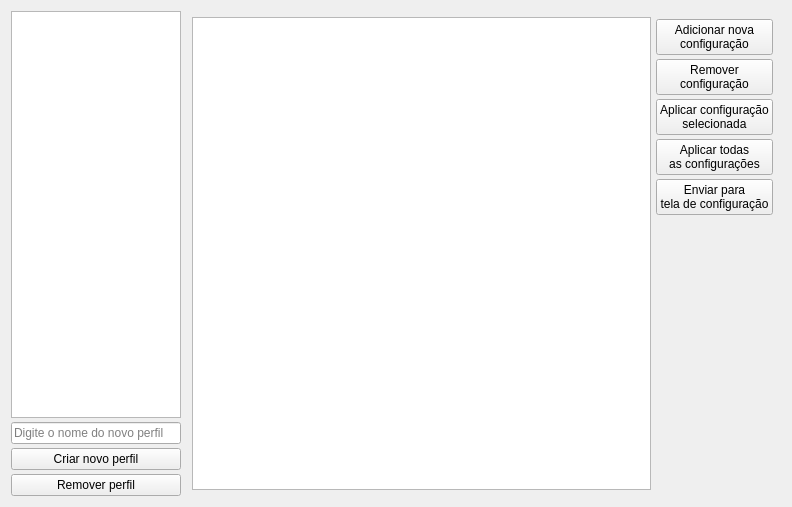
<?xml version="1.0" encoding="UTF-8"?>
<ui version="4.0">
 <class>gameProfileWidgetForm</class>
 <widget class="QWidget" name="gameProfileWidgetForm">
  <property name="geometry">
   <rect>
    <x>0</x>
    <y>0</y>
    <width>792</width>
    <height>507</height>
   </rect>
  </property>
  <property name="windowTitle">
   <string>Form</string>
  </property>
  <layout class="QGridLayout" name="gridLayout">
   <item row="0" column="0">
    <widget class="QWidget" name="gameProfileContainer" native="true">
     <layout class="QHBoxLayout" name="horizontalLayout" stretch="4,14">
      <property name="spacing">
       <number>5</number>
      </property>
      <property name="leftMargin">
       <number>0</number>
      </property>
      <property name="topMargin">
       <number>0</number>
      </property>
      <property name="rightMargin">
       <number>0</number>
      </property>
      <property name="bottomMargin">
       <number>0</number>
      </property>
      <item>
       <widget class="QWidget" name="gameProfileListContainer" native="true">
        <layout class="QVBoxLayout" name="verticalLayout">
         <property name="spacing">
          <number>4</number>
         </property>
         <property name="leftMargin">
          <number>0</number>
         </property>
         <property name="topMargin">
          <number>0</number>
         </property>
         <property name="rightMargin">
          <number>0</number>
         </property>
         <property name="bottomMargin">
          <number>0</number>
         </property>
         <item>
          <widget class="QListWidget" name="gameProfileList">
           <property name="resizeMode">
            <enum>QListView::ResizeMode::Adjust</enum>
           </property>
           <property name="spacing">
            <number>4</number>
           </property>
           <property name="viewMode">
            <enum>QListView::ViewMode::ListMode</enum>
           </property>
           <property name="uniformItemSizes">
            <bool>false</bool>
           </property>
          </widget>
         </item>
         <item>
          <widget class="QLineEdit" name="gameProfileLineEdit">
           <property name="text">
            <string/>
           </property>
           <property name="maxLength">
            <number>32</number>
           </property>
           <property name="placeholderText">
            <string>Digite o nome do novo perfil</string>
           </property>
          </widget>
         </item>
         <item>
          <widget class="QPushButton" name="newGameProfileButton">
           <property name="text">
            <string>Criar novo perfil</string>
           </property>
          </widget>
         </item>
         <item>
          <widget class="QPushButton" name="deleteGameProfileButton">
           <property name="text">
            <string>Remover perfil</string>
           </property>
          </widget>
         </item>
        </layout>
       </widget>
      </item>
      <item>
       <widget class="QWidget" name="controlContainer" native="true">
        <layout class="QHBoxLayout" name="horizontalLayout_2" stretch="2,0">
         <property name="spacing">
          <number>3</number>
         </property>
         <property name="leftMargin">
          <number>6</number>
         </property>
         <property name="topMargin">
          <number>6</number>
         </property>
         <property name="rightMargin">
          <number>6</number>
         </property>
         <property name="bottomMargin">
          <number>6</number>
         </property>
         <item>
          <widget class="QListWidget" name="cardListWidget">
           <property name="verticalScrollBarPolicy">
            <enum>Qt::ScrollBarPolicy::ScrollBarAlwaysOff</enum>
           </property>
           <property name="horizontalScrollBarPolicy">
            <enum>Qt::ScrollBarPolicy::ScrollBarAlwaysOff</enum>
           </property>
           <property name="flow">
            <enum>QListView::Flow::LeftToRight</enum>
           </property>
           <property name="resizeMode">
            <enum>QListView::ResizeMode::Adjust</enum>
           </property>
           <property name="spacing">
            <number>5</number>
           </property>
           <property name="viewMode">
            <enum>QListView::ViewMode::IconMode</enum>
           </property>
           <property name="uniformItemSizes">
            <bool>true</bool>
           </property>
          </widget>
         </item>
         <item>
          <widget class="QWidget" name="cardButtonContainer" native="true">
           <layout class="QVBoxLayout" name="verticalLayout_2" stretch="0,0,0,0,0,0">
            <property name="spacing">
             <number>4</number>
            </property>
            <property name="leftMargin">
             <number>2</number>
            </property>
            <property name="topMargin">
             <number>2</number>
            </property>
            <property name="rightMargin">
             <number>2</number>
            </property>
            <property name="bottomMargin">
             <number>2</number>
            </property>
            <item>
             <widget class="QPushButton" name="addNewCardButton">
              <property name="text">
               <string>Adicionar nova
configuração</string>
              </property>
              <property name="autoDefault">
               <bool>false</bool>
              </property>
              <property name="default">
               <bool>false</bool>
              </property>
              <property name="flat">
               <bool>false</bool>
              </property>
             </widget>
            </item>
            <item>
             <widget class="QPushButton" name="deleteCardButton">
              <property name="text">
               <string>Remover
configuração</string>
              </property>
             </widget>
            </item>
            <item>
             <widget class="QPushButton" name="applySelectedCardButton">
              <property name="text">
               <string>Aplicar configuração
selecionada</string>
              </property>
             </widget>
            </item>
            <item>
             <widget class="QPushButton" name="applyAllCardsButton">
              <property name="text">
               <string>Aplicar todas
as configurações</string>
              </property>
             </widget>
            </item>
            <item>
             <widget class="QPushButton" name="sendToConfigScreenButton">
              <property name="text">
               <string>Enviar para
tela de configuração</string>
              </property>
             </widget>
            </item>
            <item>
             <spacer name="verticalSpacer">
              <property name="orientation">
               <enum>Qt::Orientation::Vertical</enum>
              </property>
              <property name="sizeHint" stdset="0">
               <size>
                <width>20</width>
                <height>40</height>
               </size>
              </property>
             </spacer>
            </item>
           </layout>
          </widget>
         </item>
        </layout>
       </widget>
      </item>
     </layout>
    </widget>
   </item>
  </layout>
 </widget>
 <resources/>
 <connections/>
</ui>
